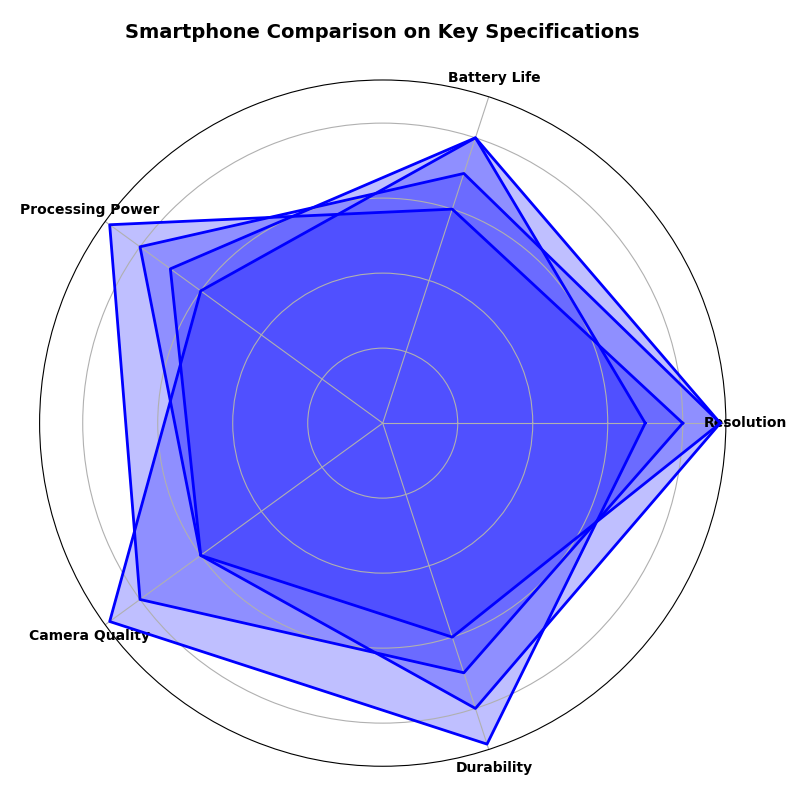

Recreate this plot in Python.
import numpy as np
import matplotlib.pyplot as plt
from math import pi

parameters = ['Resolution', 'Battery Life', 'Processing Power', 'Camera Quality', 'Durability']
num_vars = len(parameters)

smartphones = {
    'Phone A': [8, 6, 9, 8, 7],
    'Phone B': [9, 7, 8, 6, 6],
    'Phone C': [7, 8, 6, 9, 9],
    'Phone D': [9, 8, 7, 6, 8]
}

def create_radar_chart(ax, data, categories, color):
    angles = np.linspace(0, 2 * pi, num_vars, endpoint=False).tolist()
    data = data + data[:1]
    angles += angles[:1]

    ax.fill(angles, data, color=color, alpha=0.25)
    ax.plot(angles, data, color=color, linewidth=2, linestyle='solid')
    ax.set_yticklabels([])
    ax.set_xticks(angles[:-1])
    ax.set_xticklabels(categories, fontsize=10, fontweight='bold')

fig, ax = plt.subplots(figsize=(8, 8), subplot_kw=dict(polar=True))

# Use a single color for all phones
color = 'blue'

for phone, specs in smartphones.items():
    create_radar_chart(ax, specs, parameters, color)

ax.set_title("Smartphone Comparison on Key Specifications", fontsize=14, fontweight='bold', pad=30)
plt.tight_layout()
plt.show()
